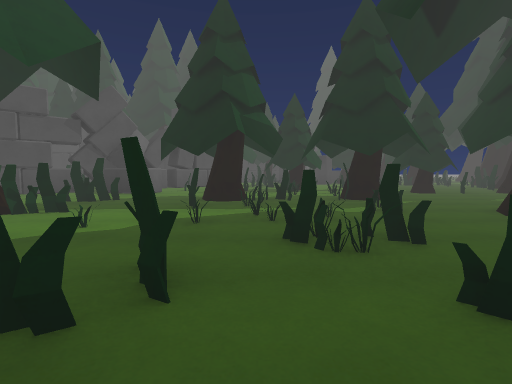
view 1 (above)

17 first-person views from a walk through a 3-D level made in the Unity game engine. The camera is 1.3 m above the floor, tilts 4° down and sees 85° across. The floor is counted in squares, 2 m on a side. Each view is taken from the middle of a square. On the plan, view 1 faces up. The plan holds only what a view shows up to about 9 squares ahead; the rest is blank. The place goes on beyond the plan. The player character is not drawn. Surface patterns are stand-ins for the level's own textures.

view 2
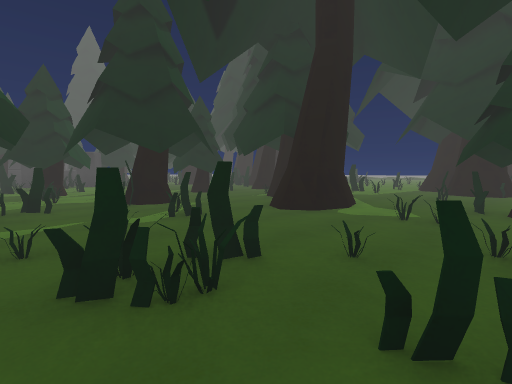

view 3
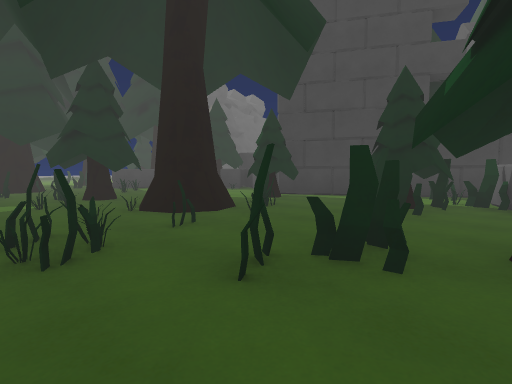

view 4
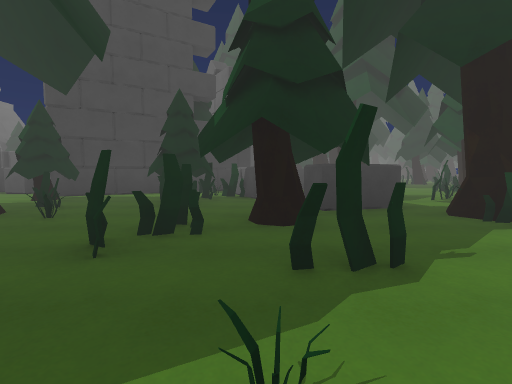

view 5
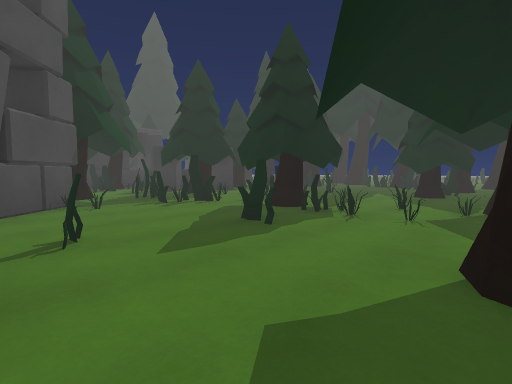

view 6
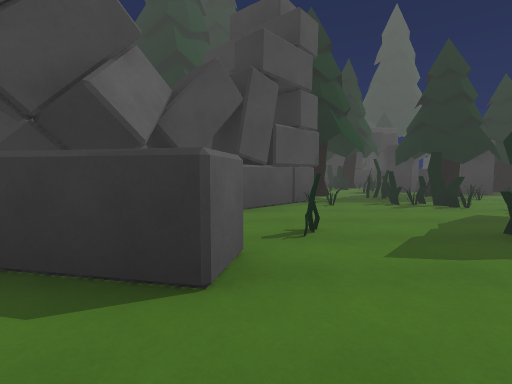

view 7
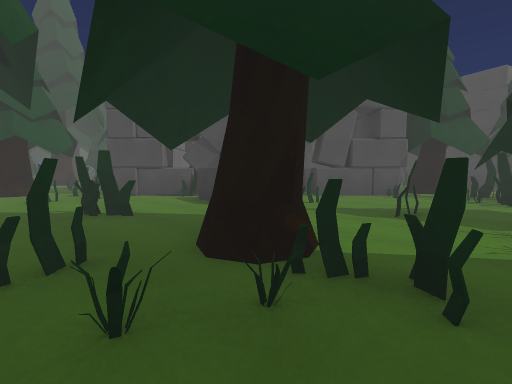

view 8
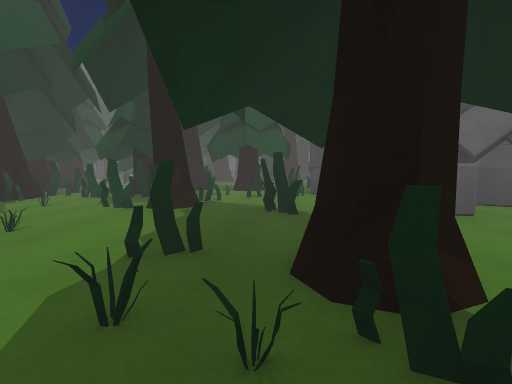

view 9
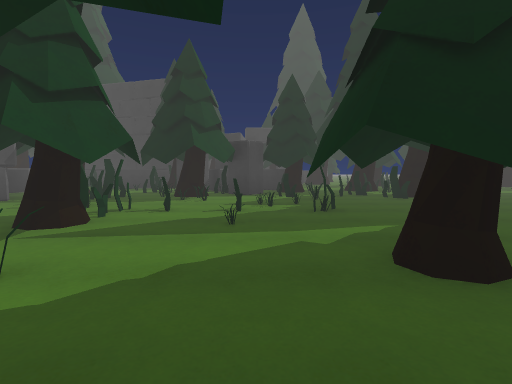

view 10
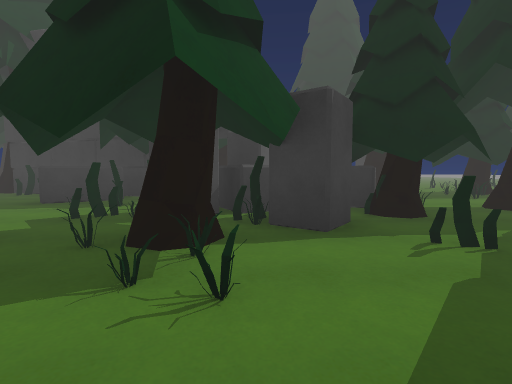

view 11
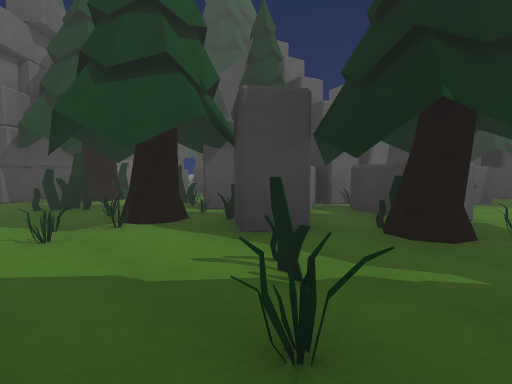

view 12
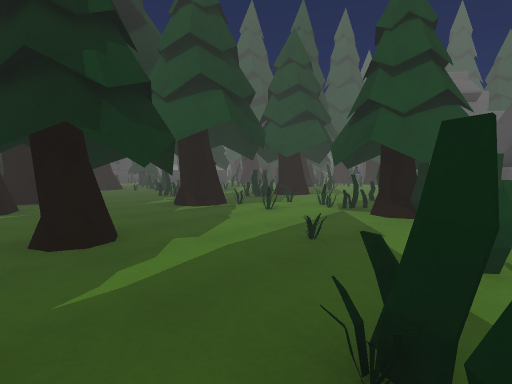

view 13
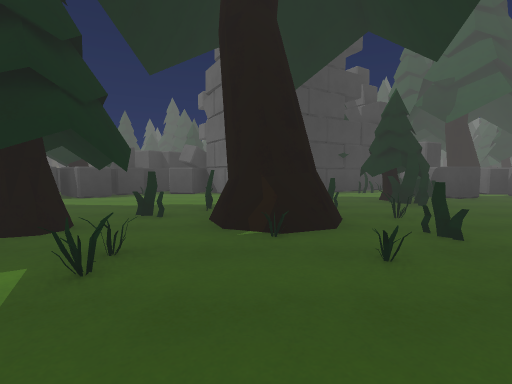

view 14
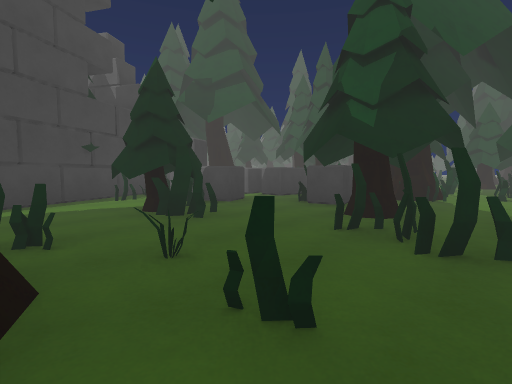

view 15
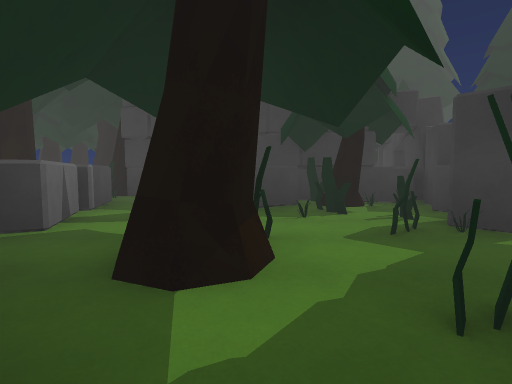

view 16
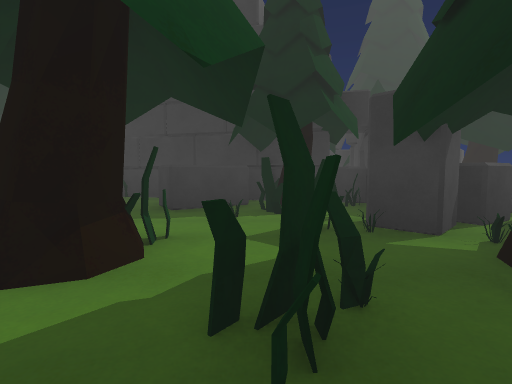

view 17
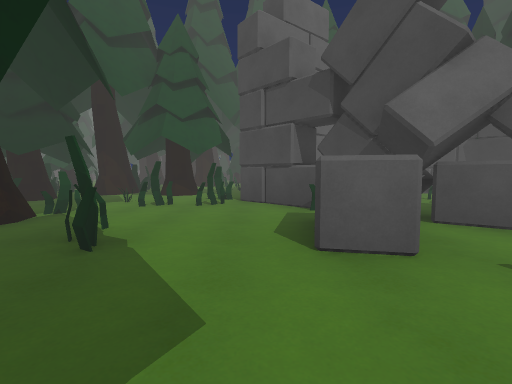

### Floor plan
Points are (right, up) in squares from view 1. A wall is a line through its corners. A room is listed if a view was taken in it or the views show most of it. See-through windows are left out.
Room 1 (views 1, 2, 3, 4, 5, 6, 7, 8, 9, 10, 11, 12, 13, 14, 15, 16, 17)
walls: (-1.1, 5.2) (-1.5, 5.5); (-1.5, 5.6) (-1, 5.1); (1.7, 2.6) (1.1, 2.7); (0.8, 2.3) (0.2, 2.7); (4.1, 3.8) (3.9, 4.1); (4.4, 3.7) (4.1, 4.3) (4.3, 4.6); (-3, 4.7) (-3.5, 4.4); (5.1, 4.8) (5.6, 4.6); (-3.3, 6.8) (-3.6, 6.4) (-4.1, 6.1); (5.3, 4.6) (5.6, 4.1); (4.9, 3.6) (3.9, 3.9); (-0.8, 1.7) (-0.3, 1.4) (-0.8, 1.7); (5.5, 3.7) (4.7, 3.5); (-0.7, 1.2) (-1.2, 0.8); (-3.1, 9.3) (-3.3, 8.5); (-1.3, 1) (-0.7, 1.3); (-1.2, 0.6) (-0.8, 0.5); (-3.1, 1.8) (-2.5, 2.3); (1.6, 12) (1.7, 11.5); (0.9, 12.2) (0.4, 12.6); (-3.6, 11.6) (-4.6, 10.2); (5.2, 12) (5, 11.5); (-5.9, 9.4) (-5.7, 8.9); (-5.1, 10.8) (-4.4, 10.1); (-3.1, -0.6) (-2.9, -1.5); (-1.6, 13.4) (-3.3, 11.7); (-6.2, 2.2) (-6, 1.6); (0.2, 14.3) (0.2, 13.7) (0.2, 14.2); (0.3, 14.4) (-0.2, 13.9); (-2, -2.8) (-1.4, -4.1); (-1.6, -3.6) (-1.1, -3.6); (4.2, 15.6) (3.8, 15) (2.7, 15.7); (3.8, -3.9) (4.1, -4.6); (1.9, -4.3) (3.5, -3.4); (2.5, 16.4) (1.9, 15.8); (4.8, -4.3) (5.6, -4.5); (3.5, 16.8) (2.8, 16.4); (5.1, 17) (3.7, 17.7)
low walls: (4.7, 3.5) (4, 3.7)
ways out: opening at (-5, 6) to room 3; opening at (-4, 7.5) to room 3; opening at (-2, -2) to room 4; opening at (-6, 4.5); opening at (-5, 0.3); gap at (6, 4)
objects: other object (-5, 4) to (-4, 5); other object (-3, 0) to (-2, 0); other object (-1, -3) to (0, -2); other object (-1, 7); other object (1, 10) to (2, 11); other object (2, 0) to (3, 1); other object (2, 7) to (3, 7); other object (2, 14) to (2, 15); other object (3, -3) to (3, -2); other object (5, 0) to (6, 2); other object (5, 8) to (6, 10); other object (5, 16) to (6, 16); other object (6, 6)
Room 2 (no view inside)
walls: (-3.9, 17.6) (-3.3, 16.1) (-3.8, 15.9); (-3.3, 15) (-1.6, 13.4); (-0.1, 18.6) (-1.4, 17.7) (-1.9, 18.4); (0.5, 17.4) (0, 17.7); (0.6, 15.9) (0.8, 16.3); (-4.2, 19.3) (-3.8, 17.7); (1.3, 16.7) (1.1, 17.2); (0, 14.1) (0.2, 14.3); (-3.5, 20.4) (-3.6, 19.9); (1.9, 15.8) (1.3, 16.4); (2.5, 18.8) (-4.5, 20.7)
objects: other object (-2, 15) to (-1, 15)
Room 3 (no view inside)
walls: (-6.9, 7.2) (-6.4, 7); (-6.8, 6.2) (-6.2, 6); (-3.3, 8.5) (-4.8, 8.8); (-5.2, 9.8) (-7.4, 7.6); (-7.8, 7.4) (-7.7, 7)
ways out: opening at (-5, 6) to room 1; opening at (-4, 7.5) to room 1
Room 4 (no view inside)
walls: (-2.8, -3.1) (-2, -2.8); (-4, -3) (-4, -3.8)
ways out: opening at (-2, -2) to room 1; gap at (-4, -2)

Positions as (right, up) in squares from view 1, and headings:
1: (0, 0), facing up
2: (0, 1), facing up-right
3: (-2, 3), facing down-right
4: (-2, 4), facing down
5: (-3, 7), facing up-right
6: (-3, 7), facing up
7: (1, 5), facing up-left
8: (1, 6), facing left
9: (4, 7), facing up
10: (3, 12), facing up
11: (6, 13), facing up-left
12: (6, 12), facing down-left
13: (3, 4), facing down
14: (2, 2), facing down-left
15: (-1, 13), facing up
16: (0, 13), facing up
17: (-1, 8), facing left
